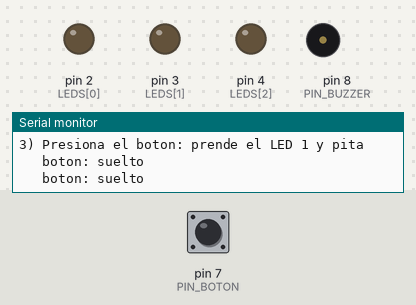
Simulated run of this sketch. Board: Arduino Uno, built with avr-gcc and run on an emulated ATmega328P. Shown: output pins drawn as LEDs (lit = HIGH), buzzer (waves = sounding), the last lines printed to the serial monitor. Inputs (shaded band) come from the test bench; at power-on: pin 7 (PIN_BOTON) HIGH.

Above: at 4.5 s.
4.6 s: pin 7 (PIN_BOTON) pulled LOW for 1 s
At 5.1 s:
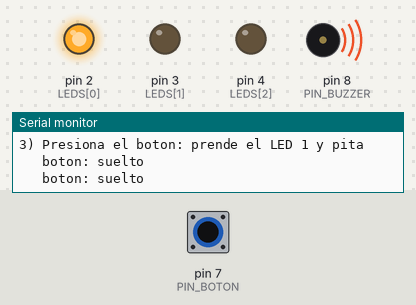
7.1 s: pin 7 (PIN_BOTON) pulled LOW for 3.2 s
At 10.7 s:
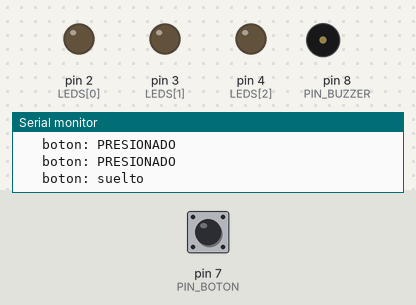
Timing chart, 0 to 12.2 s (numbered marks = the images above; inputs shaded):
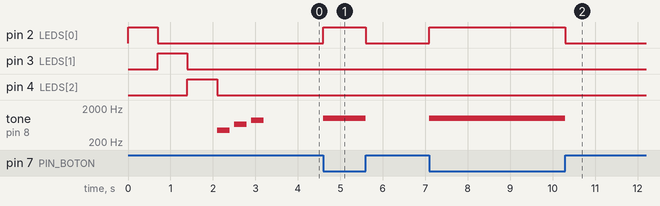

The sketch:

prueba_componentes.ino
```cpp
//Granados Vazquez Pedro Daniel - 24212797
//Rodriguez Camarena Joshua Nezib - 24210524
//Ruan López Tai Ping Alejandra - 24170724
//Prueba de leds, buzzer y boton

//variable que define los pines de los 3 leds
const byte LEDS[3] = {2, 3, 4};
//variable que define el pin del buzzer
const byte PIN_BUZZER = 8;
//variable que define el pin del boton
const byte PIN_BOTON = 7;

//metodo que prueba los leds y el buzzer una vez
void setup() {
  Serial.begin(9600);
  for (byte i = 0; i < 3; i++) pinMode(LEDS[i], OUTPUT);
  pinMode(PIN_BUZZER, OUTPUT);
  pinMode(PIN_BOTON, INPUT_PULLUP);

  Serial.println(F("1) LEDs uno por uno"));
  for (byte i = 0; i < 3; i++) {
    Serial.print(F("   LED ")); Serial.println(i + 1);
    digitalWrite(LEDS[i], HIGH); delay(700); digitalWrite(LEDS[i], LOW);
  }

  Serial.println(F("2) Buzzer: tres notas"));
  tone(PIN_BUZZER, 440, 300); delay(400);
  tone(PIN_BUZZER, 660, 300); delay(400);
  tone(PIN_BUZZER, 880, 300); delay(400);

  Serial.println(F("3) Presiona el boton: prende el LED 1 y pita"));
}

//variable que guarda la ultima vez que se imprimio
unsigned long ultimo = 0;

//metodo que revisa el boton todo el tiempo
void loop() {
  bool presionado = digitalRead(PIN_BOTON) == LOW;
  digitalWrite(LEDS[0], presionado ? HIGH : LOW);
  if (presionado) tone(PIN_BUZZER, 1000); else noTone(PIN_BUZZER);

  if (millis() - ultimo > 1000) {
    ultimo = millis();
    Serial.print(F("   boton: ")); Serial.println(presionado ? F("PRESIONADO") : F("suelto"));
  }
}
```

Measured:
- after the input at 4.6 s, pin 2 (LEDS[0]): LOW → HIGH at once, → LOW 1.0 s later; tone on pin 8 (PIN_BUZZER): silent → 1000 Hz at once, → silent 1.0 s later
- after the input at 7.1 s, pin 2 (LEDS[0]): LOW → HIGH at once, → LOW 3.2 s later; tone on pin 8 (PIN_BUZZER): silent → 1000 Hz at once, → silent 3.2 s later
